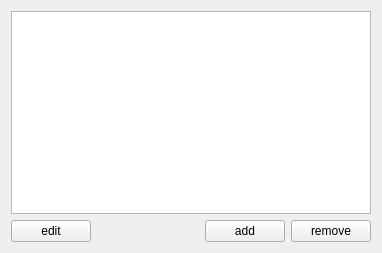
<?xml version="1.0" encoding="UTF-8"?>
<ui version="4.0">
 <class>SystemSyncSettings</class>
 <widget class="QWidget" name="SystemSyncSettings">
  <property name="geometry">
   <rect>
    <x>0</x>
    <y>0</y>
    <width>382</width>
    <height>253</height>
   </rect>
  </property>
  <property name="windowTitle">
   <string>Form</string>
  </property>
  <layout class="QVBoxLayout" name="verticalLayout">
   <item>
    <widget class="KListWidget" name="listProvider"/>
   </item>
   <item>
    <layout class="QHBoxLayout" name="horizontalLayout_2">
     <item>
      <widget class="KPushButton" name="editButton">
       <property name="text">
        <string>edit</string>
       </property>
      </widget>
     </item>
     <item>
      <spacer name="horizontalSpacer">
       <property name="orientation">
        <enum>Qt::Horizontal</enum>
       </property>
       <property name="sizeHint" stdset="0">
        <size>
         <width>40</width>
         <height>20</height>
        </size>
       </property>
      </spacer>
     </item>
     <item>
      <widget class="KPushButton" name="addButton">
       <property name="text">
        <string>add</string>
       </property>
      </widget>
     </item>
     <item>
      <widget class="KPushButton" name="removeButton">
       <property name="text">
        <string>remove</string>
       </property>
      </widget>
     </item>
    </layout>
   </item>
  </layout>
 </widget>
 <customwidgets>
  <customwidget>
   <class>KPushButton</class>
   <extends>QPushButton</extends>
   <header>kpushbutton.h</header>
  </customwidget>
  <customwidget>
   <class>KListWidget</class>
   <extends>QListWidget</extends>
   <header>klistwidget.h</header>
  </customwidget>
 </customwidgets>
 <resources/>
 <connections/>
</ui>
